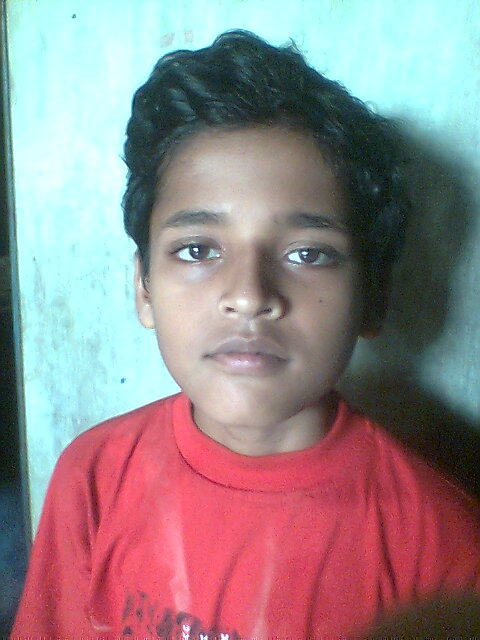
#> input picture ankit_test.jpg, 480 x 640 px
$ python image_sketch.py
#> lines starting #> are read from the running program, lines starting #| are printed output that depends on the picture
import numpy as np
import imageio as io
import cv2
import scipy.ndimage

def grayscale(rgb):
    return np.dot(rgb[...,:3],[0.299,0.587,0.114])

def dodge(front,back):
    result=front*255/(255-back)
    result[result>255]=255
    result[back==255]=255
    return result.astype('uint8')

img="ankit_test.jpg"
read_img=io.imread(img)
#> read_img is the input picture: shape (640, 480, 3); mean R, G, B 149.2, 133.8, 137.6
g=grayscale(read_img)
#> in grayscale, `return np.dot(rgb[...,:3],[0.299,0.587,0.114])`:
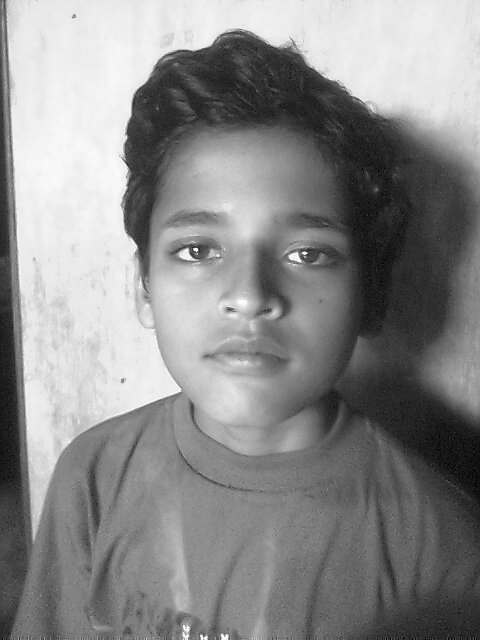
#> returned value: shape (640, 480) float64; min 0.299, max 254.3, mean 138.8
sketch_img=255-g
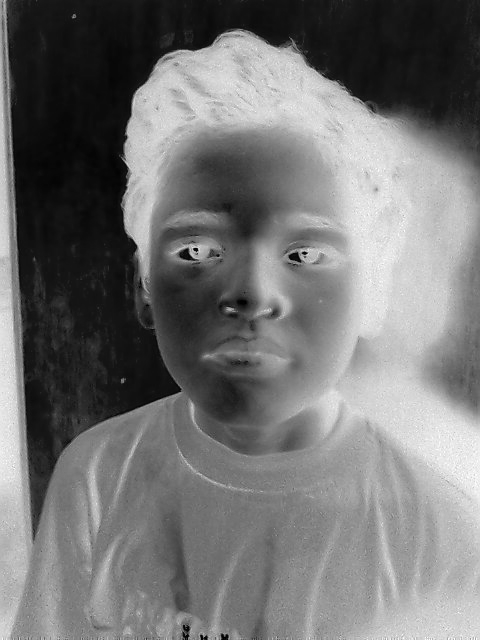
#> sketch_img: shape (640, 480) float64; min 0.712, max 254.7, mean 116.2
b=scipy.ndimage.filters.gaussian_filter(sketch_img,sigma=10)
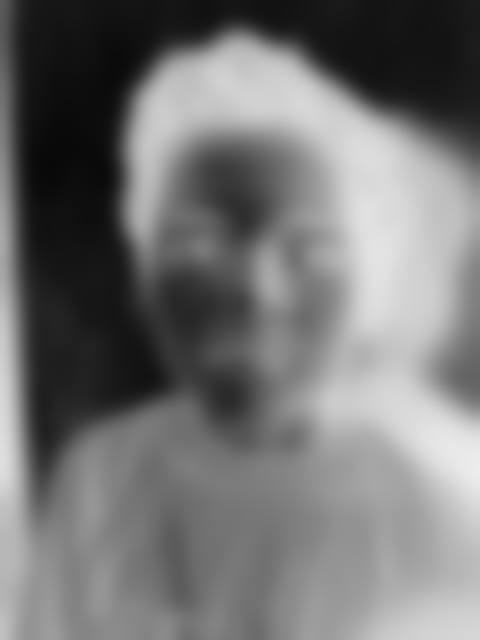
#> b: shape (640, 480) float64; min 8.74, max 236.3, mean 116.2
r=dodge(b,g)
#> in dodge, `result[result>255]=255`:
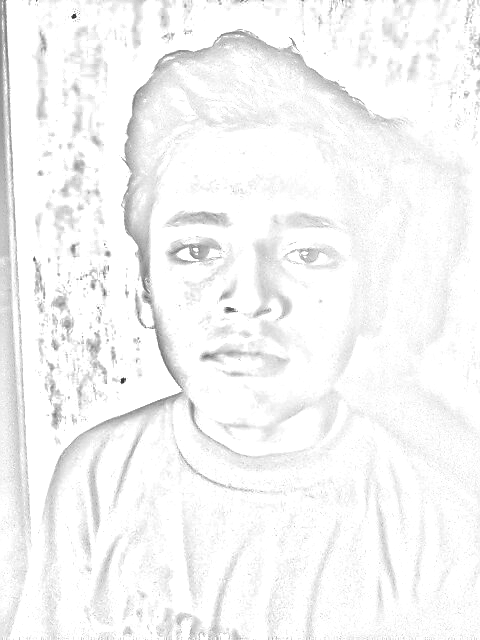
#> result: shape (640, 480) float64; min 40.05, max 255, mean 245.9

cv2.imwrite("sketch.png",r)
